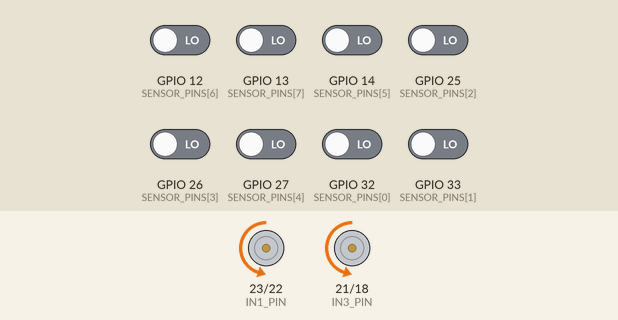
This sketch was run on a simulated ESP32. On the bench: motor-driver pin pairs drawn as motors (green arrow = first pin HIGH = forward, orange = second pin HIGH = backward, longer = more drive, scaled by the enable pin). Inputs (shaded band) come from the test bench; at power-on: GPIO 12 (SENSOR_PINS[6]), GPIO 13 (SENSOR_PINS[7]), GPIO 14 (SENSOR_PINS[5]), GPIO 25 (SENSOR_PINS[2]), GPIO 26 (SENSOR_PINS[3]), GPIO 27 (SENSOR_PINS[4]), GPIO 32 (SENSOR_PINS[0]), GPIO 33 (SENSOR_PINS[1]) LOW. What the sketch prints to the serial monitor is not drawn.

Above: at 1.2 s.
1.3 s: GPIO 12 (SENSOR_PINS[6]) driven HIGH
At 1.9 s:
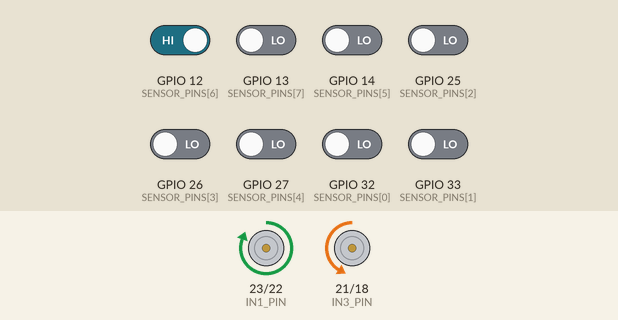
2.8 s: GPIO 32 (SENSOR_PINS[0]) driven HIGH
At 3.1 s:
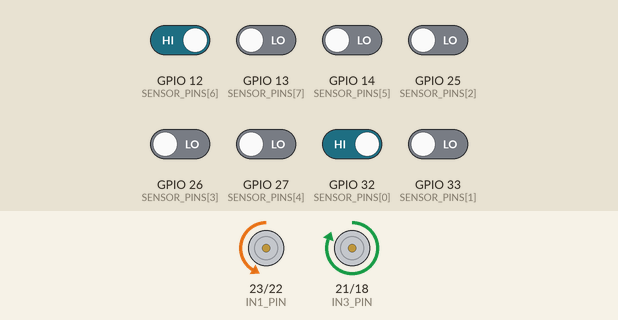
4.3 s: GPIO 14 (SENSOR_PINS[5]) driven HIGH
At 5.4 s:
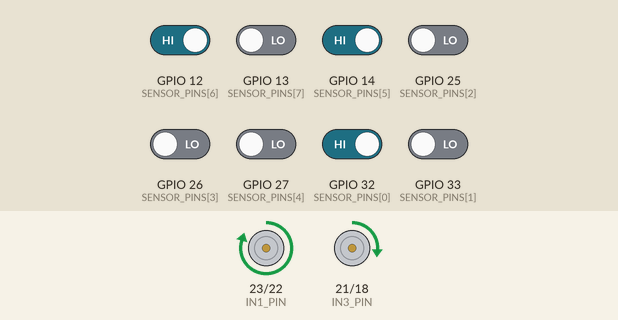
5.8 s: GPIO 25 (SENSOR_PINS[2]) driven HIGH
At 6.6 s:
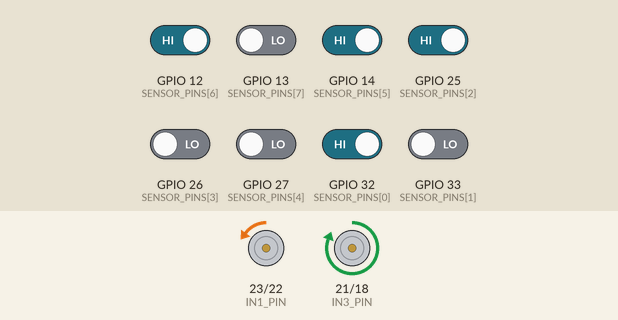
7.3 s: GPIO 27 (SENSOR_PINS[4]) driven HIGH
At 7.7 s:
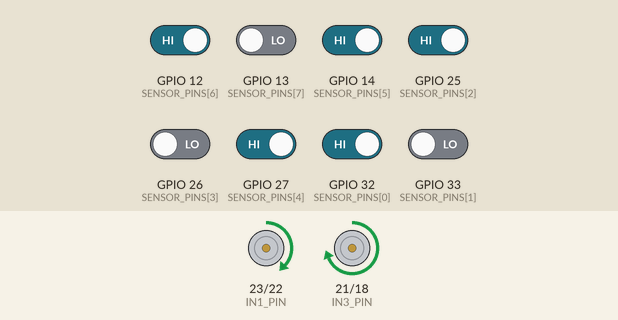
8.8 s: GPIO 26 (SENSOR_PINS[3]) driven HIGH
At 10.0 s:
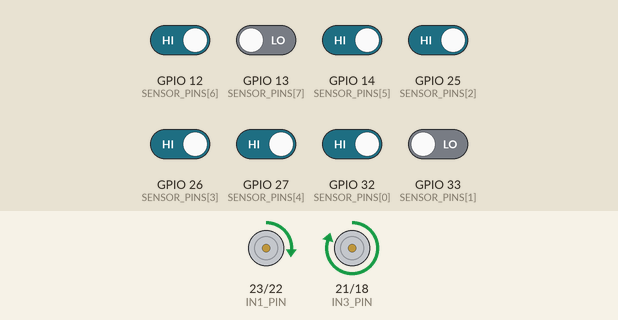
Timing chart, 0 to 11.3 s (numbered marks = the images above; inputs shaded):
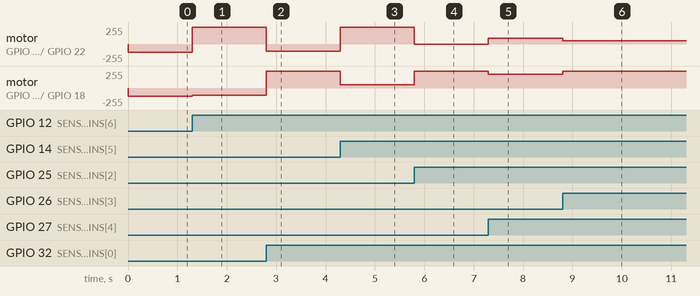

The sketch:

titus_wrover.ino
```cpp
/*
 Project: TITUS WROVER Line Follower Robot
 Controller: ESP32 WROVER
 Features:
 - PID-based line following
 - Web-based real-time PID tuning
 - Line-loss recovery
 Author: Dheeraj T
*/


#include <Arduino.h>
#include <WiFi.h>
#include <AsyncTCP.h>
#include <ESPAsyncWebServer.h>

// ================= WIFI =================
const char* ssid = "TITUS";
const char* password = "12345678";

// ================= WEB SERVER =================
AsyncWebServer server(80);

// ================= MOTOR PINS =================
const int IN1_PIN = 23; // MOTOR A
const int IN2_PIN = 22;
const int ENA_PIN = 19;

const int IN3_PIN = 21; // MOTOR B
const int IN4_PIN = 18;
const int ENB_PIN = 5;

// ================= PWM SETTINGS =================
const int PWM_FREQUENCY = 10000;
const int PWM_RESOLUTION = 8;

// ================= SENSOR PINS =================
const int SENSOR_PINS[8] = {32, 33, 25, 26, 27, 14, 12, 13};
const int n = 8;

// ================= SPEED =================
int baseSpeed = 150;
int maxSpeed = 255;

// ================= PID =================
double Kp = 155.0;
double Ki = 0;
double Kd = 3;

float error = 0;
float previousError = 0;
float integral = 0;

int SENSOR_VAL[8];

// ================= STOP FLAG =================
volatile bool stopMotors = false;

// ================= PID FUNCTION =================
float computePID(float error) {
  integral += error;
  integral = constrain(integral, -100, 100);
  float derivative = error - previousError;
  previousError = error;
  return (Kp * error) + (Ki * integral) + (Kd * derivative);
}

// Web app in html

const char index_html[] PROGMEM = R"rawliteral(
<!DOCTYPE html>
<html>
<head>
  <title>ESP32 PID Tuner</title>
  <meta name="viewport" content="width=device-width, initial-scale=1">
  <style>
    body {
      font-family: Arial;
      text-align: center;
      background: #111;
      color: white;
    }
    h2 { color: #0f0; }
    .box {
      border: 1px solid #333;
      padding: 15px;
      margin: 10px;
    }
    input[type=range] {
      width: 90%;
    }
    input[type=number] {
      width: 120px;
      font-size: 18px;
      text-align: center;
    }
    button {
      font-size: 18px;
      padding: 8px 20px;
      margin: 6px;
    }
  </style>
</head>
<body>

<h2>PID TUNER</h2>

<div class="box">
  <h3>Base Speed</h3>
  <input type="range" min="0" max="255" step="1"
    id="baseSlider" value="150"
    oninput="syncBase(this.value)">
  <br>
  <input type="number" min="0" max="255"
    id="baseInput" value="150"
    onchange="syncBase(this.value)">
</div>

<div class="box">
  <h3>Kp</h3>
  <input type="range" min="0" max="300" step="0.5"
    id="kpSlider" value="155"
    oninput="syncPID('kp', this.value)">
  <br>
  <input type="number" step="0.5"
    id="kpInput" value="155"
    onchange="syncPID('kp', this.value)">
</div>

<div class="box">
  <h3>Ki</h3>
  <input type="range" min="0" max="50" step="0.01"
    id="kiSlider" value="0"
    oninput="syncPID('ki', this.value)">
  <br>
  <input type="number" step="0.01"
    id="kiInput" value="0"
    onchange="syncPID('ki', this.value)">
</div>

<div class="box">
  <h3>Kd</h3>
  <input type="range" min="0" max="50" step="0.1"
    id="kdSlider" value="3"
    oninput="syncPID('kd', this.value)">
  <br>
  <input type="number" step="0.1"
    id="kdInput" value="3"
    onchange="syncPID('kd', this.value)">
</div>

<br>

<button style="background:#0f0;" onclick="fetch('/start')">START</button>
<button style="background:#f00;color:white;" onclick="fetch('/stop')">STOP</button>

<script>
function syncPID(type, val) {
  document.getElementById(type + "Slider").value = val;
  document.getElementById(type + "Input").value  = val;
  fetch(`/set?${type}=${val}`);
}

function syncBase(val) {
  document.getElementById("baseSlider").value = val;
  document.getElementById("baseInput").value  = val;
  fetch(`/setSpeed?base=${val}`);
}
</script>

</body>
</html>
)rawliteral";

// ================= SETUP =================
void setup() {

  Serial.begin(115200);

  pinMode(IN1_PIN, OUTPUT);
  pinMode(IN2_PIN, OUTPUT);
  pinMode(IN3_PIN, OUTPUT);
  pinMode(IN4_PIN, OUTPUT);

  digitalWrite(IN1_PIN, HIGH);
  digitalWrite(IN2_PIN, LOW);
  digitalWrite(IN3_PIN, HIGH);
  digitalWrite(IN4_PIN, LOW);

  ledcAttach(ENA_PIN, PWM_FREQUENCY, PWM_RESOLUTION);
  ledcAttach(ENB_PIN, PWM_FREQUENCY, PWM_RESOLUTION);

  for (int i = 0; i < n; i++) {
    pinMode(SENSOR_PINS[i], INPUT);
  }

  WiFi.softAP(ssid, password);
  Serial.print("AP IP: ");
  Serial.println(WiFi.softAPIP());

  server.on("/", HTTP_GET, [](AsyncWebServerRequest *request){
    request->send_P(200, "text/html", index_html);
  });

  server.on("/set", HTTP_GET, [](AsyncWebServerRequest *request){
    if (request->hasParam("kp")) Kp = request->getParam("kp")->value().toFloat();
    if (request->hasParam("ki")) Ki = request->getParam("ki")->value().toFloat();
    if (request->hasParam("kd")) Kd = request->getParam("kd")->value().toFloat();
    request->send(200, "text/plain", "OK");
  });

  server.on("/stop", HTTP_GET, [](AsyncWebServerRequest *request){
    stopMotors = true;
    ledcWrite(ENA_PIN, 0);
    ledcWrite(ENB_PIN, 0);
    request->send(200, "text/plain", "STOPPED");
  });

  server.on("/start", HTTP_GET, [](AsyncWebServerRequest *request){
    stopMotors = false;
    integral = 0;
    previousError = 0;
    request->send(200, "text/plain", "RUNNING");
  });

  server.begin();
}

// ================= LOOP =================
void loop() {

  if (stopMotors) {
    ledcWrite(ENA_PIN, 0);
    ledcWrite(ENB_PIN, 0);
    return;
  }

  for (int i = 0; i < n; i++) {
    SENSOR_VAL[i] = digitalRead(SENSOR_PINS[i]);
  }

  float x = 0, y = 0;
  for (int i = 0; i < n; i++) {
    x += i * SENSOR_VAL[i];
    y += SENSOR_VAL[i];
  }

  // if (y == 0) {
  //   ledcWrite(ENA_PIN, 0);
  //   ledcWrite(ENB_PIN, 0);
  //   integral = 0;
  //   previousError = 0;
  //   return;
  // }
  if (y == 0) {
  // ===== LINE LOST → MOVE BACKWARD =====

  // Reverse both motors
  digitalWrite(IN1_PIN, LOW);
  digitalWrite(IN2_PIN, HIGH);

  digitalWrite(IN3_PIN, LOW);
  digitalWrite(IN4_PIN, HIGH);

  // Moderate reverse speed
  ledcWrite(ENA_PIN, 120);
  ledcWrite(ENB_PIN, 120);

  // Reset PID to avoid jump
  integral = 0;
  previousError = 0;

  return; // keep reversing until line is found
}


  error = (x / y - 3.5) * 4.0;

  float pid = computePID(error);
  pid = constrain(pid, -255, 255);

  float leftSpeed  = baseSpeed + pid;
  float rightSpeed = baseSpeed - pid;

  digitalWrite(IN1_PIN, leftSpeed >= 0);
  digitalWrite(IN2_PIN, leftSpeed < 0);
  digitalWrite(IN3_PIN, rightSpeed >= 0);
  digitalWrite(IN4_PIN, rightSpeed < 0);

  leftSpeed  = constrain(abs(leftSpeed), 0, maxSpeed);
  rightSpeed = constrain(abs(rightSpeed), 0, maxSpeed);

  ledcWrite(ENA_PIN, leftSpeed);
  ledcWrite(ENB_PIN, rightSpeed);
}
```

Measured:
- after the input at 1.3 s, motor on GPIO 23 (IN1_PIN) / GPIO 22 (IN2_PIN): backward 120/255 → forward 255/255 at once; motor on GPIO 21 (IN3_PIN) / GPIO 18 (IN4_PIN): backward 120/255 → backward 105/255 at once
- after the input at 2.8 s, motor on GPIO 23 (IN1_PIN) / GPIO 22 (IN2_PIN): forward 255/255 → backward 105/255 at once; motor on GPIO 21 (IN3_PIN) / GPIO 18 (IN4_PIN): backward 105/255 → forward 255/255 at once
- after the input at 4.3 s, motor on GPIO 23 (IN1_PIN) / GPIO 22 (IN2_PIN): backward 105/255 → forward 252/255 at once; motor on GPIO 21 (IN3_PIN) / GPIO 18 (IN4_PIN): forward 255/255 → forward 46/255 at once
- after the input at 5.8 s, motor on GPIO 23 (IN1_PIN) / GPIO 22 (IN2_PIN): forward 252/255 → backward 5/255 at once; motor on GPIO 21 (IN3_PIN) / GPIO 18 (IN4_PIN): forward 46/255 → forward 255/255 at once
- after the input at 7.3 s, motor on GPIO 23 (IN1_PIN) / GPIO 22 (IN2_PIN): backward 5/255 → forward 88/255 at once; motor on GPIO 21 (IN3_PIN) / GPIO 18 (IN4_PIN): forward 255/255 → forward 210/255 at once
- after the input at 8.8 s, motor on GPIO 23 (IN1_PIN) / GPIO 22 (IN2_PIN): forward 88/255 → forward 46/255 at once; motor on GPIO 21 (IN3_PIN) / GPIO 18 (IN4_PIN): forward 210/255 → forward 252/255 at once
